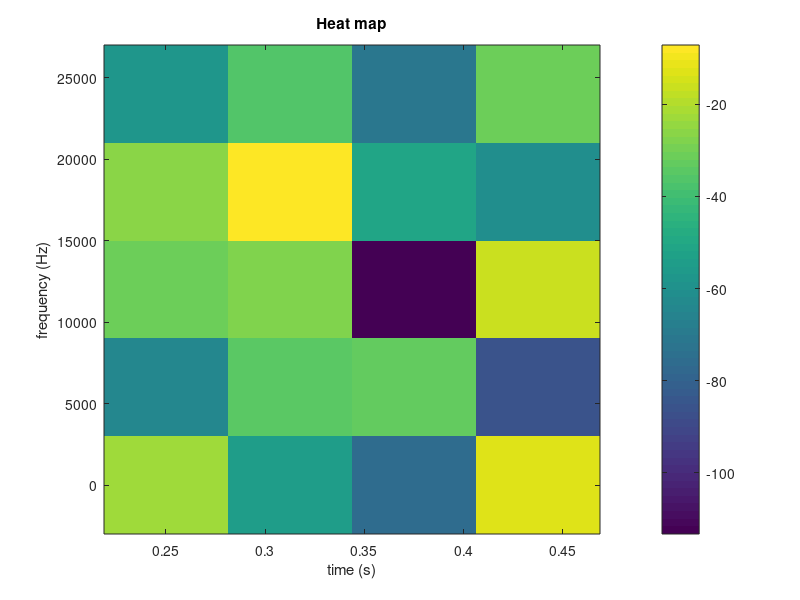

Reproduce this figure in MATLAB.
% Heat map: 5 rows, 4 columns
times = [0.25 0.3125 0.375 0.4375];
row_values = [0 6000 12000 18000 24000];
values = [-22.2964821 -54.0212746 -76.4629898 -12.4476871; -63.6816597 -34.1179276 -33.3903465 -86.4465256; -31.188364 -27.3321857 -113.2668 -16.2360306; -26.1221333 -7.12214756 -50.9547348 -60.2926521; -57.0955925 -35.6301537 -71.2575836 -30.7798481];
imagesc(times, row_values, values);
axis xy;
colorbar;
xlabel('time (s)');
ylabel('frequency (Hz)');
title('Heat map');
